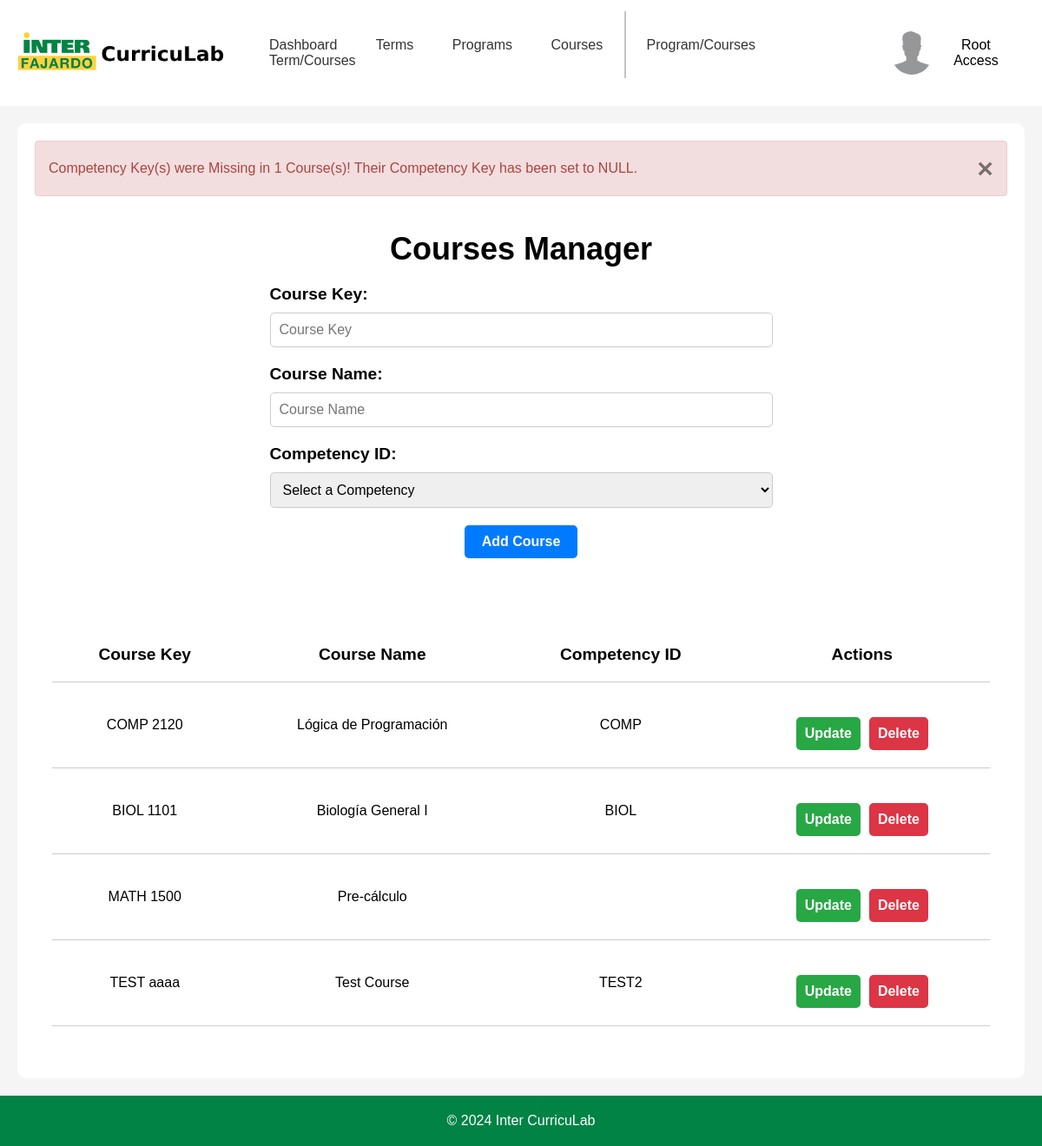
The page /templates/adminPages/adminCourses.php (signed in) on the database its author committed.
### tables this page shows
CREATE TABLE "alerts" (
	"AlertID"	INTEGER NOT NULL UNIQUE,
	"PageName"	TEXT NOT NULL,
	"Message"	TEXT NOT NULL,
	"AlertType"	TEXT NOT NULL,
	"IsActive"	INTEGER NOT NULL,
	"StartDate"	TEXT NOT NULL,
	"EndDate"	TEXT NOT NULL,
	"DataID"	TEXT,
	PRIMARY KEY("AlertID" AUTOINCREMENT)
);

CREATE TABLE "course" (
	"CourseID"	INTEGER NOT NULL UNIQUE,
	"CourseKey"	TEXT,
	"CourseName"	TEXT,
	"CompetencyKey"	TEXT,
	PRIMARY KEY("CourseID" AUTOINCREMENT),
	FOREIGN KEY("CompetencyKey") REFERENCES "competency"("CompetencyKey")
);

### templates/adminPages/adminCourses.php (the view, shortened to what this page needs)
<?php
$config = require_once '../../backend/php/config.php';
if (!isset($_SESSION['email'])) {
    header('Location: ../index.php');
    exit;
} elseif ($_SESSION['accountType'] !== 'Admin' && $_SESSION['accountType'] !== 'Root' && $_SESSION['accountType'] !== 'Staff') {
    header('Location: ../staffPages/profPage.php');
    exit;
} else {
    if ($config['db']['type'] === 'sqlite') {
        $db = new SQLite3($config['db']['sqlite']['path']);
    } elseif ($config['db']['type'] === 'mysql') {
        $dsn = "mysql:host={$config['db']['mysql']['host']};dbname={$config['db']['mysql']['dbname']}";
        $db = new PDO($dsn, $config['db']['mysql']['username'], $config['db']['mysql']['password']);
    }
    cleanUpCourses();
    $stmt = $db->prepare('SELECT * FROM course');
    $result = $stmt->execute();
    $courses = $result->fetchArray(SQLITE3_ASSOC);
    $courses = [];
    if (isset($_POST['sort'])) {
        $courses = sortTable();
    } else {
        $stmt = $db->prepare('SELECT * FROM course');
        $result = $stmt->execute();
        $courses = fetchAllRows($result);
    }
}
function fetchAllRows($result) {
    $rows = [];
    while ($row = $result->fetchArray(SQLITE3_ASSOC)) {
        $rows[] = $row;
    }
    return $rows;
}
function cleanUpCourses() {
    global $db;
    $stmt = $db->prepare('SELECT * FROM course');
    $result = $stmt->execute();
}
?>
<!DOCTYPE html>
<html lang="en">
<head>
    <link rel="stylesheet" href="../../static/css/headerFooter.css">
    <link rel="stylesheet" href="../../static/css/adminCourses.css">
</head>
<body>
    <div id="headerNav">
        <div class="logo">
            <a href="adminDashboard.php">
                <img src="../../static/img/inter-logo-full.png" alt="Inter CurricuLab">
            </a>
        </div>
        <nav>
            <a href="adminDashboard.php">Dashboard</a>
            <a href="adminTerms.php">Terms</a>
            <a href="adminPrograms.php">Programs</a>
            <div class="dropdown">
                <a href="#">Courses</a>
            </div>
            <a class="navDivider"></a>
            <a href="adminProgramCourses.php">Program/Courses</a>
            <a href="adminTermCourses.php" class="active">Term/Courses</a>
        </nav>
        <div class="userBox">
            <button onclick="myFunction()" class="userDropdownButton">
                <img src="../../static/img/userProfile.jpg" alt="User" >
                <?php
                echo $_SESSION['firstName'] . ' ' . $_SESSION['lastName'];
                ?>
            </button>
        </div>
    </div>
    <div id="container">
        <div class="container-upperBox">
            <?php
            $stmt = $db->prepare('SELECT CourseID FROM course WHERE CourseKey = :courseKey');
            $stmt->bindValue(':courseKey', $_POST['courseKey'], SQLITE3_TEXT);
            $result = $stmt->execute();
            $courseID = $result->fetchArray(SQLITE3_ASSOC)['CourseID'];
            $stmt = $db->prepare('SELECT * FROM alerts WHERE PageName = :pageName AND IsActive = 1 AND StartDate <= :now AND EndDate >= :now AND (DataID = :dataID OR DataID IS NULL)');
            $stmt->bindValue(':pageName', basename($_SERVER['PHP_SELF']), SQLITE3_TEXT);
            $stmt->bindValue(':now', date('Y-m-d H:i:s'), SQLITE3_TEXT);
            $stmt->bindValue(':dataID', $courseID, SQLITE3_INTEGER);
            $result = $stmt->execute();
            $alert = $result->fetchArray(SQLITE3_ASSOC);
            if ($alert) {
                ?>
                <div class="alert alert-<?php echo htmlspecialchars($alert['AlertType']); ?>" role="alert">
                    <?php echo htmlspecialchars($alert['Message']); ?>
                    <button type="button" class="close" onclick="this.parentElement.style.display='none';">&times;</button>
                </div>
                <?php
            }
            ?>
            <div class="coursesForm">
                <div class="header">
                    <h2>Courses Manager</h2>
                </div>
                <div class="form-container">
                    <form method="POST">
                        <div class="inputBox">
                            <label for="courseKey">Course Key:</label>
                            <input type="text" name="courseKey" id="courseKey" placeholder="Course Key" required>
                        </div>
                        <div class="inputBox">
                            <label for="courseName">Course Name:</label>
                            <input type="text" name="courseName" id="courseName" placeholder="Course Name" required>
                        </div>
                        <div class="inputBox">
                            <label for="competencyKey">Competency ID:</label>
                            <select name="competencyKey" id="competencyKey">
                                <option value="" hidden="hidden">Select a Competency</option>
                            </select>
                        </div>
                        <div class="inputBox">
                            <button type="submit">Add Course</button>
                        </div>
                    </form>
                </div>
            </div>
            <div class="coursesTable">
                <table>
                    <tr>
                        <th>
                            <form method="POST">
                                <button type="submit" name="sort" value="CourseKey">Course Key</button>
                            </form>
                        </th>
                        <th>
                            <form method="POST">
                                <button type="submit" name="sort" value="CourseName">Course Name</button>
                            </form>
                        </th>
                        <th>
                            <form method="POST">
                                <button type="submit" name="sort" value="CompetencyKey">Competency ID</button>
                            </form>
                        </th>
                        <th>Actions</th>
                    </tr>
                    <?php
                    foreach ($courses as $row) {
                        echo '<tr>';
                        echo '<td>' . htmlspecialchars($row['CourseKey'] ?? '') . '</td>';
                        echo '<td>' . htmlspecialchars($row['CourseName'] ?? '') . '</td>';
                        echo '<td>' . htmlspecialchars($row['CompetencyKey'] ?? '') . '</td>';
                        echo '<td>';
                        ?>
                        <div class="actionButtons">
                            <button class="updateButton">Update</button>
                            <form method="POST">
                                <button class="deleteButton" type="submit">Delete</button>
                            </form>
                        </div>
                        <?php
                        echo '</td>';
                        echo '</tr>';
                    }
                    ?>
                </table>
            </div>
        </div>
    </div>
    <footer>
        <p>&copy; 2024 Inter CurricuLab</p>
    </footer>
</body>
</html>

### static/css/headerFooter.css (style rules this page uses)
* { margin: 0; padding: 0; box-sizing: border-box; font-family: 'Poppins', sans-serif; }
body { display: flex; flex-direction: column; min-height: 100vh; }
#headerNav { display: flex; justify-content: space-between; align-items: center; }
.logo { margin: 20px; }
.logo img { width: 250px; }
nav a:not(.navDivider) { padding: 20px; text-decoration: none; color: #333; border-radius: 5px; }
.navDivider { margin-right: 4px; border-right: 2px solid #c3c3c3; padding: 30px 0; }
.userBox { margin: 20px; }
.userDropdownButton { padding: 16px; font-size: 16px; border: none; cursor: pointer; background-color: transparent; border-radius: 5px; }
.userBox { position: relative; display: inline-block; }
.userBox img { width: 50px; height: 50px; border-radius: 50%; margin-right: 10px; }
.userDropdownButton img { pointer-events: none; }
.userBox button { display: flex; align-items: center; justify-content: center; }
.dropdown { position: relative; display: inline-block; }
footer { background-color: #008345; color: white; text-align: center; padding: 20px; margin-top: auto; }

### static/css/adminCourses.css (style rules this page uses)
#container { display: flex; flex-direction: column; background-color: #f5f5f5; flex-grow: 1; }
.container-upperBox { display: flex; flex-direction: column; align-items: center; background-color: white; margin: 20px; padding: 20px; border-radius: 10px; flex-grow: 1; }
.coursesForm { display: flex; flex-direction: column; align-items: center; width: 100%; margin: 20px 0; }
.coursesForm .header { font-size: 1.5em; font-weight: bold; margin-bottom: 20px; }
.coursesForm .inputBox:not(:last-child) { display: flex; flex-direction: column; width: 100%; margin-bottom: 20px; }
.coursesForm .inputBox:last-child { display: flex; justify-content: center; align-items: center; width: 100%; margin-bottom: 20px; }
.coursesForm .inputBox label { font-size: 1.2em; font-weight: bold; margin-bottom: 10px; }
.coursesForm .inputBox input, .coursesForm .inputBox select, .coursesForm .inputBox textarea { width: 100%; padding: 10px; margin-right: 350px; font-size: 1em; border-radius: 5px; border: 1px solid #ccc; }
.coursesForm .inputBox button { padding: 10px 20px; font-size: 1em; font-weight: bold; color: white; background-color: #007bff; border: none; border-radius: 5px; cursor: pointer; }
.coursesTable { display: flex; flex-direction: column; align-items: center; background-color: white; margin: 20px; padding: 20px; border-radius: 10px; flex-grow: 1; width: 100%; }
.coursesTable table { width: 100%; border-collapse: collapse; }
.coursesTable table th { padding: 20px; text-align: center; border-bottom: 1px solid #ccc; font-size: 1.2em; }
.coursesTable table th button { font-size: 1em; font-weight: bold; background-color: transparent; border: none; border-radius: 5px; cursor: pointer; }
.coursesTable table td:not(.textArea) { padding: 20px; border-bottom: 1px solid #ccc; text-align: center; }
.actionButtons { display: flex; justify-content: center; align-items: center; width: 100%; margin-top: 20px; }
.updateButton { padding: 10px 10px; margin: 0 5px; font-size: 1em; font-weight: bold; color: white; background-color: #28a745; border: none; border-radius: 5px; cursor: pointer; }
.deleteButton { padding: 10px 10px; margin: 0 5px; font-size: 1em; font-weight: bold; color: white; background-color: #dc3545; border: none; border-radius: 5px; cursor: pointer; }
.close { color: #aaa; float: right; font-size: 28px; font-weight: bold; }
.alert { display: flex; align-items: center; justify-content: space-between; padding: 15px; margin-bottom: 20px; border: 1px solid transparent; border-radius: 4px; width: 100%; }
.alert-danger { color: #a94442; background-color: #f2dede; border-color: #ebccd1; }
.close { cursor: pointer; padding: 0; background-color: transparent; border: 0; -webkit-appearance: none; float: right; font-size: 2.0em; line-height: 1; color: #000; text-shadow: 0 1px 0 #fff; opacity: 0.5; }

### rows shown on the page
alerts: Message "Competency Key(s) were Missing in 1 Course(s)! Their Competency Key has been set to NULL."
course: CourseKey "COMP 2120", CourseName "Lógica de Programación", CompetencyKey "COMP"
course: CourseKey "BIOL 1101", CourseName "Biología General I", CompetencyKey "BIOL"
course: CourseKey "MATH 1500", CourseName "Pre-cálculo"
course: CourseKey "TEST aaaa", CourseName "Test Course", CompetencyKey "TEST2"

### other values the page prints
$_SESSION['firstName'] "Root"
$_SESSION['lastName'] "Access"
